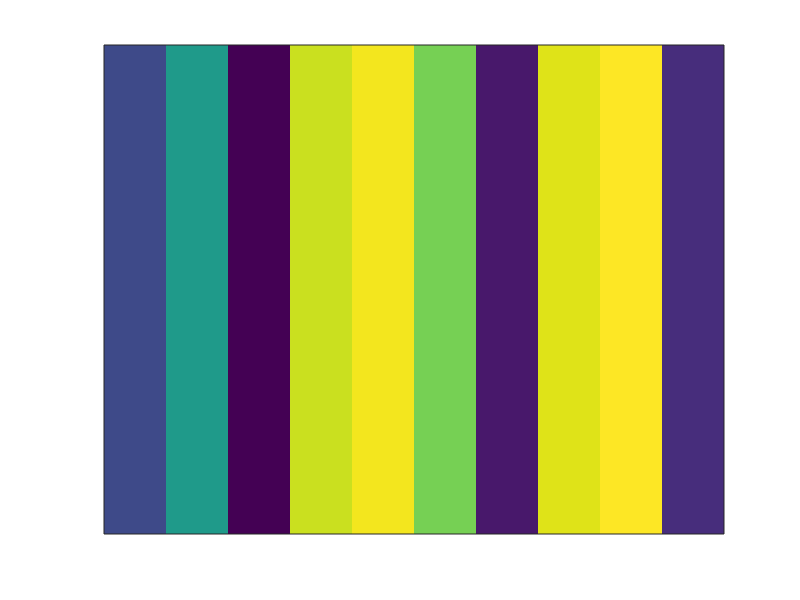

Reproduce this figure in MATLAB. (Note: this script raises an error after producing the figure.)
%% 

for i = 1:10
f = figure(1)
imagesc(rand(1,10))
xticks([])
yticks([])
f.CurrentAxes.LineWidth = .1

ofn = sprintf('/Users/aidasaglinskas/Desktop/TN-PS-fMRI-NamesFaces/Paper Figures/%d.pdf',i)
exportgraphics(f, ofn);

end
%%

load('/Users/aidasaglinskas/Desktop/TN-PS-fMRI-NamesFaces/Code/aBeta_May2021.mat')



t_ord = [1 5 7 8 3 4 2 9 6 10];
r_ord = [15    16    19    20    21     7     8    17    18     9    10    11    12    13    14]
wmat = aBeta.wmat(:,t_ord,r_ord);

%temp = {'OFA-L' 'OFA-R' 'FFA-L' 'FFA-R' 'pSTS-L' 'pSTS-R' 'IFG-L' 'IFG-R' 'OFC-L' 'OFC-R' 'ATFP-L' 'ATFP-R' 'AMY-L' 'AMY-R' 'ATL-L' 'ATL-R' 'AG-L' 'AG-R' 'PREC' 'dmPFC' 'vmPFC'}
%temp = {'ATL-L' 'ATL-R' 'PREC'  'dmPFC' 'vmPFC' 'IFG-L' 'IFG-R'  'AG-L' 'AG-R' 'OFC-L' 'OFC-R' 'ATFP-L' 'ATFP-R' 'AMY-L' 'AMY-R'}
%cellfun(@(x) find(strcmp(aBeta.r_lbls,x)),temp)

tcmat = zeros(21,10,10);
rcmat = zeros(21,15,15);
for s = 1:21
rcmat(s,:,:) = corr(squeeze(wmat(s,:,:)));
tcmat(s,:,:) = corr(squeeze(wmat(s,:,:))');
end


mrcmat = squeeze(mean(rcmat,1))
mtcmat = squeeze(mean(tcmat,1))

%%

f = figure(1)
imagesc(mrcmat,[-.2 .5])
xticks([])
yticks([])
f.CurrentAxes.LineWidth = 3
ofn = '/Users/aidasaglinskas/Desktop/TN-PS-fMRI-NamesFaces/Paper Figures/rcmat.pdf'
exportgraphics(f, ofn);

f = figure(1)
imagesc(mtcmat,[.1 .6])
xticks([])
yticks([])
f.CurrentAxes.LineWidth = 3
ofn = '/Users/aidasaglinskas/Desktop/TN-PS-fMRI-NamesFaces/Paper Figures/tcmat.pdf'
exportgraphics(f, ofn);
%imagesc(mtcmat,[.1 .6])
%%

f = figure(1)
Y = 1-get_triu(mrcmat)
Z = linkage(Y,'ward')
d = dendrogram(Z)

for i = 1:length(d)
d(i).LineWidth = 5
d(i).Color = [0 0 0]
end

f.Color = [1 1 1]
xticks([])
yticks([])
f.CurrentAxes.LineWidth = 5

ofn = '/Users/aidasaglinskas/Desktop/TN-PS-fMRI-NamesFaces/Paper Figures/rdend.pdf'
exportgraphics(f, ofn);

%%
f = figure(1)
Y = 1-get_triu(mtcmat)
Z = linkage(Y,'ward')
d = dendrogram(Z)

for i = 1:length(d)
d(i).LineWidth = 5
d(i).Color = [0 0 0]
end

f.Color = [1 1 1]
xticks([])
yticks([])
f.CurrentAxes.LineWidth = 5

ofn = '/Users/aidasaglinskas/Desktop/TN-PS-fMRI-NamesFaces/Paper Figures/tdend.pdf'
exportgraphics(f, ofn);
%%

load('/Users/aidasaglinskas/Desktop/TN-PS-fMRI-NamesFaces/Code/aBeta_May2021.mat')



aBeta.wmat











